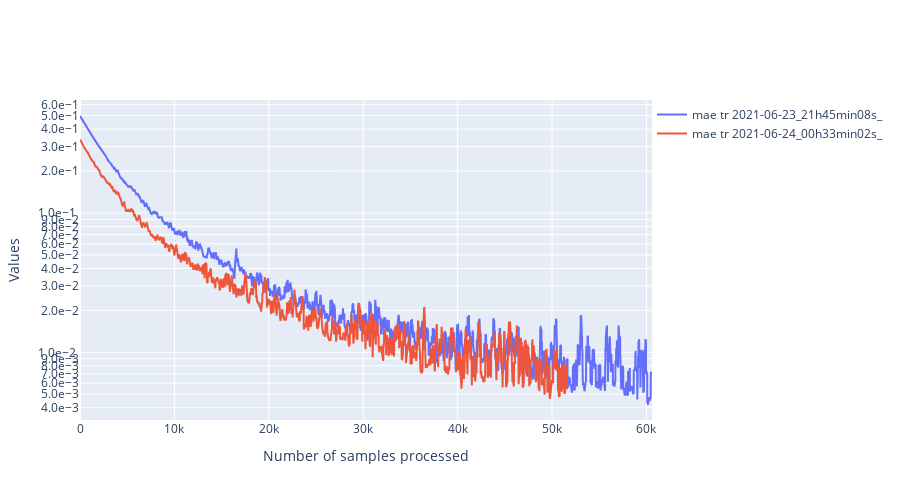

The code cell stored with this chart in its notebook:
### Code cell
filtered_dataframe = data.df
import ipywidgets as widgets
class PersoToggleButton(widgets.ToggleButton):
    def __init__(self,name=None,*args,**kargs):
        super(PersoToggleButton, self).__init__(*args,**kargs)
        self.name = name

compute_width = lambda value:f"{max(len(str(value)) * 12, 60) + 20}px"
list_vertical_widgets = []
dico_changing_widgets_metadata = {}
list_changing_widgets_metrics = []
list_changing_widgets_tr_valid = []
# Widgets for the metadata ------------------------------------------------------------------
label_metadata_filter = "Metadata"
llocalvertwidgets = []
dico_changing_widgets_reorganized = {"metadata":{},"metrics":{},"mode":{}}
for metadata_name in df.columns:

    if metadata_name == "folder_id":
        continue
    possible_values = df[metadata_name].unique()
    label = widgets.Label(metadata_name)
    dico_changing_widgets_reorganized["metadata"][metadata_name] = {str(value):PersoToggleButton(
        value=True,
        description=str(value),
        disabled=False,
        button_style='', # 'success', 'info', 'warning', 'danger' or ''
        tooltip='',
        icon='check',
        layout = widgets.Layout(width = compute_width(value), margin='0px 0px 0px 0px'),
        name="metadata|"+metadata_name
    ) for value in possible_values}

    possibilities = list(dico_changing_widgets_reorganized["metadata"][metadata_name].values())
    dico_changing_widgets_metadata[metadata_name] = possibilities
    box = widgets.HBox(layout=widgets.Layout(width='100%',display='inline-flex',flex_flow='row wrap'),width='100%')
    box.overflow_x = 'auto'
    box.children = [label]+possibilities
    llocalvertwidgets.append(box)

box = widgets.VBox(width='100%')
box.children = llocalvertwidgets
list_vertical_widgets.append(box)
# Widgets to select metrics ---------------------------------------------------------------
label_metrics_filter = "Metrics"
dico_changing_widgets_reorganized["metrics"] = {str(metric_name):PersoToggleButton(
        value=True,
        description=metric_name,
        disabled=False,
        button_style='', # 'success', 'info', 'warning', 'danger' or ''
        tooltip='',
        icon='check',
        layout = widgets.Layout(width = compute_width(metric_name), margin='0px 0px 0px 0px'),
        name="metrics"
    )
    for metric_name in available_metrics}
possibilities = list(dico_changing_widgets_reorganized["metrics"].values())
list_changing_widgets_metrics = possibilities
box = widgets.HBox(layout=widgets.Layout(width='100%',display='inline-flex',flex_flow='row wrap'),width='100%')
box.overflow_x = 'auto'
box.children = possibilities
list_vertical_widgets.append(box)

# widgets to select tr or valid ----------------------------------------------------------
label_tr_valid_filter = "Mode_of_training"
possibilities = [PersoToggleButton(
        value=True,
        description=mode,
        disabled=False,
        button_style='', # 'success', 'info', 'warning', 'danger' or ''
        tooltip='',
        icon='check',
        layout = widgets.Layout(width = compute_width(mode), margin='0px 0px 0px 0px'),
        name="mode"
    )
    for mode in ["tr","valid"]]
list_changing_widgets_tr_valid = possibilities
box = widgets.HBox(layout=widgets.Layout(width='100%',display='inline-flex',flex_flow='row wrap'),width='100%')
box.overflow_x = 'auto'
box.children = possibilities
list_vertical_widgets.append(box)

titles = ["Metadata", "Metrics","Mode_of_training"]
l = []
for i,[item,title] in enumerate((zip(list_vertical_widgets,titles))):
    accordion = widgets.Accordion(children=[item],titles=(title,))
    accordion.set_title(0,title)
    accordion.selected_index = 0
    if i == 0:
        accordion.selected_index = None
    l.append(accordion)
# widget for moving average
moving_average = widgets.IntText(
    value=100,
    description='mean_window',
    disabled=False
)
# widget to toggle log scale for the y axis
y_log_scale = widgets.ToggleButton(
        value=True,
        description="logy",
        disabled=False,
        button_style='', # 'success', 'info', 'warning', 'danger' or ''
        tooltip='',
        icon='check',
        layout = widgets.Layout(width = compute_width("logy"), margin='0px 0px 0px 0px')
    )

global_box = widgets.VBox(l+[moving_average,y_log_scale])

# Handlers --------------------------------------------------------------------------------------
from IPython.display import display,clear_output
import plotly.graph_objects as go
import main.src.analysis.tools as tls

def filter_metrics(runs):
    global states
    new_dico = {}
    for f,dico in dico_metrics.items():
        if f not in runs:
            continue
        new_dico[f] = {}
        for metric_name,list_values in dico.items():
            if states["metrics"][metric_name] is True:
                new_dico[f][metric_name] = list_values
    return new_dico
def plot(dico_vals,filtered_dataframe):
    global states
    import numpy as np
    list_scatters = []
    import matplotlib.pyplot as plt
    for run,dico_metrics in dico_vals.items():
        line_dataframe = filtered_dataframe[filtered_dataframe["folder_id"] == run]
        batch_size_tr = line_dataframe["tr_batch_size"].values[0]
        batch_size_valid = line_dataframe["valid_batch_size"].values[0]
        for metric_name,metric_values in dico_metrics.items():
            if metric_name == "loss":
                metric_name = "loss_"+filtered_dataframe[filtered_dataframe["folder_id"] == run]["loss"].values[0]
                access_name = "_loss"
            else:
                access_name = "_values"
            global states
            for mode,state in states["mode"].items():
                if state is False:
                    continue
                batch_size = batch_size_tr if mode == "tr" else batch_size_valid
                if "loss" in metric_name:
                    access_name1 = "attr_"+mode+access_name
                else:
                    access_name1 = mode + access_name
                v = metric_values[access_name1]
                window = int(moving_average.value/batch_size)
                new_values = []
                for i in range(len(v)-window):
                    new_values.append(np.mean(v[i:min(i+window,len(v))]))
                v = np.array(new_values)
                x = np.arange(0,v.shape[0]) * batch_size
                x = pd.Series(x)
                v = pd.Series(v)
                graph = go.Scatter(x=x,y=v,mode='lines',name=f"{metric_name} {mode} {run}",
                                   hovertemplate='Sample n°: %{x}'+f'<br>{metric_name} {mode}<br>{run}:'+' %{y}')
                list_scatters.append(graph)
    plt.clf()
    fig = go.Figure(
        data=list_scatters,
        layout=go.Layout(
            title=go.layout.Title(text=""),
            xaxis_title="Number of samples processed",
            yaxis_title="Values",
            legend=dict(
                orientation="h",
                y=1,
                x=1
            ),
            yaxis={'tickformat':'.1e',},
            width=900,
            height = 500
        ),
    )
    if states["others"]["logy"] is True:
        fig.update_yaxes(type="log")
    clear_output()
    display(global_box)
    fig.show()
states = {"others":{"mean_window":moving_average.value,"logy":False},
          "mode":{"tr":False,"valid":False},
          "metrics":{k:False for k in available_metrics},
          "metadata":{k:{
              str(k1):False for k1 in df[k].unique()
          } for k in df.columns}
          }
def handler(v):
    global query
    if v["name"] == "disabled":
        return
    global states
    try:
        name = "others"
        try:
            name = v["owner"].name
        except:
            pass
        name = name.split("|")
        try:
            new_val = not(v["new"]["value"])
        except:
            new_val = not(v["new"])
    except Exception as e:
        return
    if len(name) == 2:
        states[name[0]][name[1]][v["owner"].description] = not(states[name[0]][name[1]][v["owner"].description])
    else:
        states[name[0]][v["owner"].description] = not(states[name[0]][v["owner"].description])
    runs = filtered_dataframe["folder_id"].unique()
    dico_vals = filter_metrics(runs)
    plot(dico_vals,filtered_dataframe)
    try:
        print(dico_vals['2021-06-20_17h39min55s_']["mae"])
    except:
        pass
    print(metric_name)

for name,liste_w in dico_changing_widgets_metadata.items():
    for w in liste_w:
        w.observe(handler)
for w in list_changing_widgets_metrics:
    w.observe(handler)
list_changing_widgets_metrics[-1].value = True
for w in list_changing_widgets_tr_valid:
    w.observe(handler)
for w in [moving_average,y_log_scale]:
    w.observe(handler)
global_box

### Figure 1 — Plotly figure (JSON) as saved in the notebook; plotly's stock layout.template omitted (floating-point values rounded to 4 significant figures; data arrays with more than 128 entries replaced by an {"elided": "..."} marker saying what was removed)
{"data": [{"hovertemplate": "Sample n°: %{x}<br>mae tr<br>2021-06-23_21h45min08s_: %{y}", "mode": "lines", "name": "mae tr 2021-06-23_21h45min08s_", "type": "scatter", "x": {"elided": "6060 int values"}, "y": {"elided": "6060 float values"}}, {"hovertemplate": "Sample n°: %{x}<br>mae tr<br>2021-06-24_00h33min02s_: %{y}", "mode": "lines", "name": "mae tr 2021-06-24_00h33min02s_", "type": "scatter", "x": {"elided": "5160 int values"}, "y": {"elided": "5160 float values"}}], "layout": {"height": 500, "legend": {"orientation": "h", "x": 1, "y": 1}, "title": {"text": ""}, "width": 900, "xaxis": {"title": {"text": "Number of samples processed"}}, "yaxis": {"tickformat": ".1e", "title": {"text": "Values"}, "type": "log"}}}
